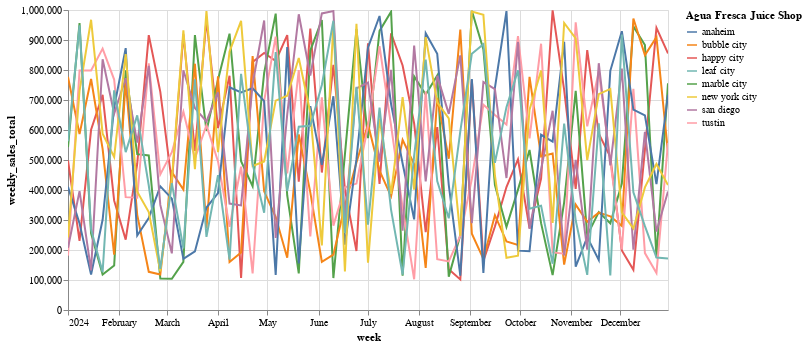

This figure's notebook cell:
### Code cell
import altair as alt

width = 600

height = 300

base = alt.Chart(df, width=width, height=height).mark_line().encode(
    x='week:T',
    y='weekly_sales_total:Q',
    color='Agua Fresca Juice Shop:N',
    tooltip=['Agua Fresca Juice Shop:N', 'weekly_sales_total:Q', 'week:T']
).interactive()

base

### Figure 1 — Vega-Lite specification as saved in the notebook (floating-point values rounded to 4 significant figures; data arrays with more than 128 entries replaced by an {"elided": "..."} marker saying what was removed)
{"config": {"view": {"continuousWidth": 400, "continuousHeight": 300}}, "data": {"name": "data-a2d8556c425a43767835e89d5b2d1998"}, "mark": "line", "encoding": {"color": {"field": "Agua Fresca Juice Shop", "type": "nominal"}, "tooltip": [{"field": "Agua Fresca Juice Shop", "type": "nominal"}, {"field": "weekly_sales_total", "type": "quantitative"}, {"field": "week", "type": "temporal"}], "x": {"field": "week", "type": "temporal"}, "y": {"field": "weekly_sales_total", "type": "quantitative"}}, "height": 300, "selection": {"selector001": {"type": "interval", "bind": "scales", "encodings": ["x", "y"]}}, "width": 600, "$schema": "https://vega.github.io/schema/vega-lite/v4.17.0.json", "datasets": {"data-a2d8556c425a43767835e89d5b2d1998": {"elided": "432 records"}}}
